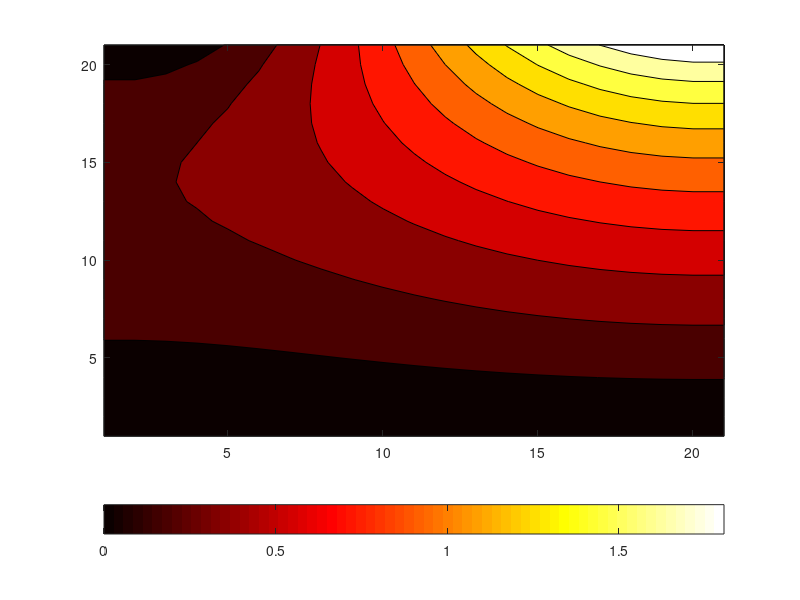

Recreate this plot in MATLAB.
%% 2D Laplace Equation
% This program solves the following PDE:
%
% $$\frac{\partial^2{T}}{\partial{x^2}}+\frac{\partial^2{T}}{\partial{y^2}}=0$$

clear
clc
close all

%% Discretization of space
% Length and heigth of our 2D domain:
L = 1; % length in x direction
H = 1; % height in y direction

% our target is to evaluate the step h size, thus
h = 0.05; % we asume and equally spaced XY grid
hx = h;
hy = h; 

% number of points
n = round(L/hx);
m = round(H/hy);

% initaliza Matriz T
T=zeros(n+1,m+1);

%% Boundary Contidions
% Our domain requires 4 boudary conditions in total, can be only nuemann, 
% or only dirichlet or a combination of both.

%% Nuemann Boundary Conditions (Prescribed values at the borders)
% Bottom (last row of the matrix)
T(1,:)=0;
% Top (first row of the matrix)
%T(1,:)=1;
for i=0:n
    %using function of x to prescribe the values.
    T(m+1,i+1)=1-cos(pi/(n)*i); 
end
% Left
%T(:,1)=0;
% Right
%T(:,n+1)=2;

%T

% Vector of Prescribed Bondary Values
% Bottom
fb=(T(1,2:n)).' ; %transpose this array
% Top
ft=T(m+1,2:n).' ; %transpose this array
% Left
fl=T(2:n,1);
% Right
fr=T(2:n,n+1);

% Computing vector of known values
fs=zeros(n-1,1);
fs(1)=fl(1);
fs(n-1)=fr(1);
w=fb+fs;
for i=2:n-2
    fs(1)=fl(i);
    fs(n-1)=fr(i);
    w=cat(1,w,fs);
end
fs=zeros(n-1,1);
fs(1)=fl(n-1);
fs(n-1)=fr(n-1);
y=ft+fs;
w=cat(1,w,y);

%% Dirichlect Boundary Conditions (flux at the borders of the domain)
% This conditions requires de mofification of the diagonal values of our
% solution matrix:

% Bottom (last row of the matrix)
%sb=ones(n-1,1); % to insulate this boundary
sb=zeros(n-1,1); %to suppres this condition
% Top (first row of the matrix)
%st=ones(n-1,1); % to insulate this boundary
st=zeros(n-1,1); %to suppres this condition
% Left
sl=zeros(m-1,1); 
sl(1)=1; % to insulate this boundary
% Right
sr=zeros(m-1,1);
sr(m-1)=1; % to insulate this boundary

% Computing the diagonal matrix to substract
s=sl+sr; %sum condition in the right and left
stt=st+s; %sum condition of the top and sides
sbb=sb+s; %sum condition of the bottom and sides
u=cat(1,s,s);
for i=4:n-2
    u=cat(1,u,s);
end
z=cat(1,stt,u);
z=cat(1,z,sbb);
Z=spdiags(z,0,length(z),length(z)); %transforms the vector in a diagonal mat.
%spy(Z)

%% System Solution
% Our solution has the shape: 
%
% $$ A_{ij}u_j=f_i  $$

% Formulating A:
I=eye(m-1);
e=ones(m-1,1);
K=spdiags([e,-4*e,e],[-1,0,1],m-1,m-1);
S=spdiags([e,e],[-1,1],m-1,m-1);
A=(kron(I,K)+kron(S,I)); 
A=(A+Z); %(for flux conditions)
u=inv(A)*(-w);
spy(A)

%% Re-arranging the data in vector u

for j=1:n-1
    for i=1:n-1
        t(j,i)=u(i+(n-1)*(j-1));
    end
end
for j=1:n-1
    for i=1:n-1
        T(i+1,j+1)=t(i,j);
    end
end

% Make up for the plot
if sum(sb)>=1
    T(1,:)=T(2,:);
end
if sum(st)>=1
    T(n+1,:)=T(n,:);
end
if sum(sl)>=1
    T(:,1)=T(:,2);
end
if sum(sr)>=1
    T(:,n+1)=T(:,n);
end
%T
%surf(T)
contourf(T)
colormap hot
colorbar('location','southoutside')

%% Computing the Error of our aproximation
% % The exact solution of our problem is given by:
% %
% % $$ T(x,y)=y-\frac{sinh(\pi y))}{sinh(\pi)}cos(\pi x) $$
% for j=1:m+1
%     for i=1:n+1
%         T2(j,i)=j/(m+1)-sinh(pi/(m+1)*j)/sinh(pi)*cos(pi/(n+1)*i);
%     end
% end
% Error=T2-T;
% %T2
% h
% NormError=norm(Error)
% %surf(T2)
% contourf(T2)
% colormap hot
% colorbar('location','southoutside')
